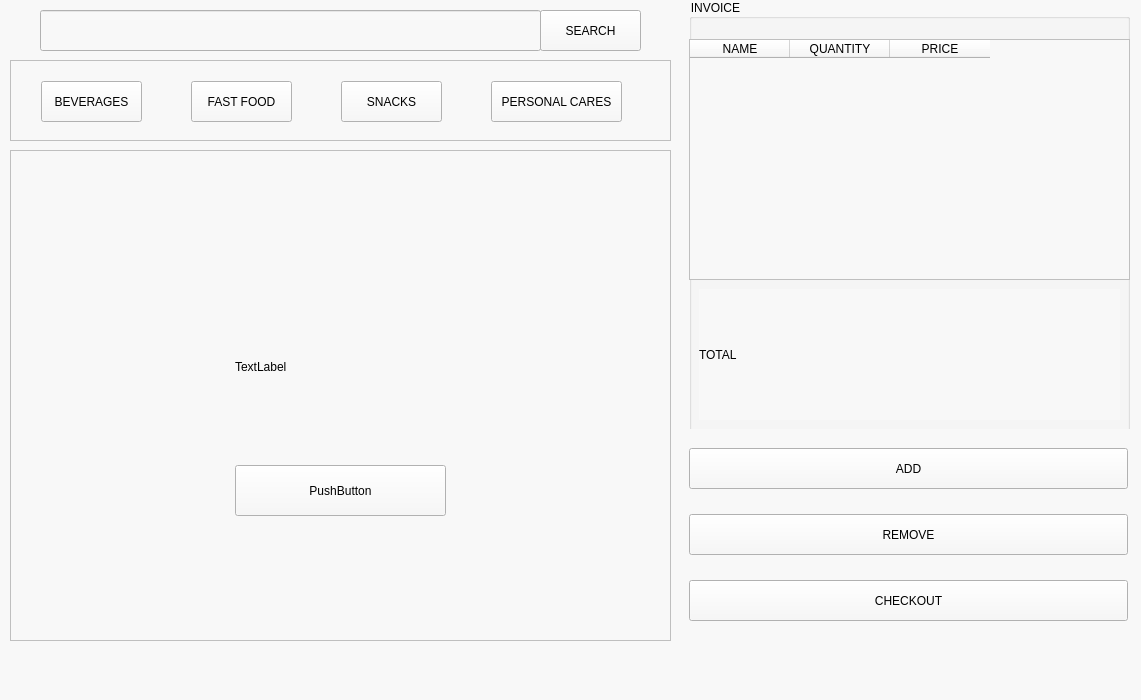
<?xml version="1.0" encoding="UTF-8"?>
<ui version="4.0">
 <class>MainWindow</class>
 <widget class="QMainWindow" name="MainWindow">
  <property name="geometry">
   <rect>
    <x>0</x>
    <y>0</y>
    <width>1141</width>
    <height>700</height>
   </rect>
  </property>
  <property name="sizePolicy">
   <sizepolicy hsizetype="Fixed" vsizetype="Expanding">
    <horstretch>0</horstretch>
    <verstretch>0</verstretch>
   </sizepolicy>
  </property>
  <property name="windowTitle">
   <string>MainWindow</string>
  </property>
  <property name="autoFillBackground">
   <bool>false</bool>
  </property>
  <property name="styleSheet">
   <string notr="true">background-color: #F8F8F8;</string>
  </property>
  <widget class="QWidget" name="centralwidget">
   <widget class="QPushButton" name="pushButton_SEARCH">
    <property name="enabled">
     <bool>true</bool>
    </property>
    <property name="geometry">
     <rect>
      <x>540</x>
      <y>10</y>
      <width>101</width>
      <height>41</height>
     </rect>
    </property>
    <property name="text">
     <string>SEARCH</string>
    </property>
   </widget>
   <widget class="QLineEdit" name="search_bar">
    <property name="geometry">
     <rect>
      <x>40</x>
      <y>10</y>
      <width>501</width>
      <height>41</height>
     </rect>
    </property>
   </widget>
   <widget class="QScrollArea" name="scrollArea">
    <property name="geometry">
     <rect>
      <x>10</x>
      <y>60</y>
      <width>661</width>
      <height>81</height>
     </rect>
    </property>
    <property name="widgetResizable">
     <bool>true</bool>
    </property>
    <widget class="QWidget" name="scrollContent1">
     <property name="geometry">
      <rect>
       <x>0</x>
       <y>0</y>
       <width>659</width>
       <height>79</height>
      </rect>
     </property>
     <widget class="QPushButton" name="pushButton_Beverages">
      <property name="geometry">
       <rect>
        <x>30</x>
        <y>20</y>
        <width>101</width>
        <height>41</height>
       </rect>
      </property>
      <property name="text">
       <string>BEVERAGES</string>
      </property>
     </widget>
     <widget class="QPushButton" name="pushButton_FastFood">
      <property name="geometry">
       <rect>
        <x>180</x>
        <y>20</y>
        <width>101</width>
        <height>41</height>
       </rect>
      </property>
      <property name="text">
       <string>FAST FOOD</string>
      </property>
     </widget>
     <widget class="QPushButton" name="pushButton_Snacks">
      <property name="geometry">
       <rect>
        <x>330</x>
        <y>20</y>
        <width>101</width>
        <height>41</height>
       </rect>
      </property>
      <property name="text">
       <string>SNACKS</string>
      </property>
     </widget>
     <widget class="QPushButton" name="pushButton_PersonalCares">
      <property name="geometry">
       <rect>
        <x>480</x>
        <y>20</y>
        <width>131</width>
        <height>41</height>
       </rect>
      </property>
      <property name="text">
       <string>PERSONAL CARES</string>
      </property>
     </widget>
    </widget>
   </widget>
   <widget class="QGroupBox" name="groupBox">
    <property name="geometry">
     <rect>
      <x>689</x>
      <y>-1</y>
      <width>441</width>
      <height>641</height>
     </rect>
    </property>
    <property name="title">
     <string>INVOICE</string>
    </property>
    <widget class="QTableWidget" name="cart_table">
     <property name="geometry">
      <rect>
       <x>0</x>
       <y>40</y>
       <width>441</width>
       <height>241</height>
      </rect>
     </property>
     <property name="layoutDirection">
      <enum>Qt::LeftToRight</enum>
     </property>
     <property name="styleSheet">
      <string notr="true">QTableWidget::item {
    text-align: center;
}
</string>
     </property>
     <property name="columnCount">
      <number>3</number>
     </property>
     <attribute name="horizontalHeaderVisible">
      <bool>true</bool>
     </attribute>
     <attribute name="horizontalHeaderCascadingSectionResizes">
      <bool>false</bool>
     </attribute>
     <attribute name="horizontalHeaderDefaultSectionSize">
      <number>100</number>
     </attribute>
     <attribute name="horizontalHeaderMinimumSectionSize">
      <number>24</number>
     </attribute>
     <attribute name="horizontalHeaderShowSortIndicator" stdset="0">
      <bool>false</bool>
     </attribute>
     <attribute name="horizontalHeaderStretchLastSection">
      <bool>false</bool>
     </attribute>
     <attribute name="verticalHeaderCascadingSectionResizes">
      <bool>false</bool>
     </attribute>
     <attribute name="verticalHeaderShowSortIndicator" stdset="0">
      <bool>false</bool>
     </attribute>
     <attribute name="verticalHeaderStretchLastSection">
      <bool>false</bool>
     </attribute>
     <column>
      <property name="text">
       <string>NAME</string>
      </property>
     </column>
     <column>
      <property name="text">
       <string>QUANTITY</string>
      </property>
     </column>
     <column>
      <property name="text">
       <string>PRICE</string>
      </property>
     </column>
    </widget>
    <widget class="QWidget" name="verticalLayoutWidget">
     <property name="geometry">
      <rect>
       <x>0</x>
       <y>430</y>
       <width>441</width>
       <height>211</height>
      </rect>
     </property>
     <layout class="QVBoxLayout" name="verticalLayout">
      <item>
       <widget class="QPushButton" name="pushButton_ADD">
        <property name="sizePolicy">
         <sizepolicy hsizetype="Preferred" vsizetype="Preferred">
          <horstretch>0</horstretch>
          <verstretch>0</verstretch>
         </sizepolicy>
        </property>
        <property name="maximumSize">
         <size>
          <width>439</width>
          <height>41</height>
         </size>
        </property>
        <property name="text">
         <string>ADD</string>
        </property>
       </widget>
      </item>
      <item>
       <widget class="QPushButton" name="pushButton_REMOVE">
        <property name="maximumSize">
         <size>
          <width>439</width>
          <height>41</height>
         </size>
        </property>
        <property name="text">
         <string>REMOVE</string>
        </property>
       </widget>
      </item>
      <item>
       <widget class="QPushButton" name="pushButton_CHECKOUT">
        <property name="maximumSize">
         <size>
          <width>439</width>
          <height>41</height>
         </size>
        </property>
        <property name="text">
         <string>CHECKOUT</string>
        </property>
       </widget>
      </item>
     </layout>
    </widget>
    <widget class="QWidget" name="horizontalLayoutWidget">
     <property name="geometry">
      <rect>
       <x>10</x>
       <y>290</y>
       <width>421</width>
       <height>131</height>
      </rect>
     </property>
     <layout class="QHBoxLayout" name="horizontalLayout">
      <item>
       <widget class="QLabel" name="label">
        <property name="text">
         <string>TOTAL</string>
        </property>
       </widget>
      </item>
      <item>
       <widget class="QLabel" name="label_total">
        <property name="text">
         <string/>
        </property>
       </widget>
      </item>
     </layout>
    </widget>
   </widget>
   <widget class="QScrollArea" name="scrollArea_products">
    <property name="geometry">
     <rect>
      <x>10</x>
      <y>150</y>
      <width>661</width>
      <height>491</height>
     </rect>
    </property>
    <property name="widgetResizable">
     <bool>true</bool>
    </property>
    <widget class="QWidget" name="scrollContent2">
     <property name="geometry">
      <rect>
       <x>0</x>
       <y>0</y>
       <width>659</width>
       <height>489</height>
      </rect>
     </property>
     <widget class="QWidget" name="gridLayoutWidget">
      <property name="geometry">
       <rect>
        <x>-1</x>
        <y>-1</y>
        <width>661</width>
        <height>491</height>
       </rect>
      </property>
      <layout class="QGridLayout" name="productContainer">
       <item row="0" column="0">
        <widget class="QFrame" name="productTemplate">
         <property name="enabled">
          <bool>true</bool>
         </property>
         <property name="sizePolicy">
          <sizepolicy hsizetype="Minimum" vsizetype="Expanding">
           <horstretch>0</horstretch>
           <verstretch>0</verstretch>
          </sizepolicy>
         </property>
         <property name="maximumSize">
          <size>
           <width>211</width>
           <height>241</height>
          </size>
         </property>
         <property name="frameShape">
          <enum>QFrame::StyledPanel</enum>
         </property>
         <property name="frameShadow">
          <enum>QFrame::Raised</enum>
         </property>
         <widget class="QWidget" name="verticalLayoutWidget_2">
          <property name="geometry">
           <rect>
            <x>0</x>
            <y>0</y>
            <width>211</width>
            <height>241</height>
           </rect>
          </property>
          <layout class="QVBoxLayout" name="verticalLayout_2">
           <item>
            <widget class="QLabel" name="label_image">
             <property name="maximumSize">
              <size>
               <width>211</width>
               <height>190</height>
              </size>
             </property>
             <property name="autoFillBackground">
              <bool>false</bool>
             </property>
             <property name="text">
              <string>TextLabel</string>
             </property>
             <property name="wordWrap">
              <bool>true</bool>
             </property>
            </widget>
           </item>
           <item>
            <widget class="QPushButton" name="pushButton_product">
             <property name="sizePolicy">
              <sizepolicy hsizetype="Minimum" vsizetype="Expanding">
               <horstretch>211</horstretch>
               <verstretch>51</verstretch>
              </sizepolicy>
             </property>
             <property name="maximumSize">
              <size>
               <width>211</width>
               <height>51</height>
              </size>
             </property>
             <property name="text">
              <string>PushButton</string>
             </property>
            </widget>
           </item>
          </layout>
         </widget>
        </widget>
       </item>
      </layout>
     </widget>
    </widget>
   </widget>
  </widget>
  <widget class="QMenuBar" name="menubar">
   <property name="geometry">
    <rect>
     <x>0</x>
     <y>0</y>
     <width>1141</width>
     <height>18</height>
    </rect>
   </property>
  </widget>
  <widget class="QStatusBar" name="statusbar"/>
 </widget>
 <resources/>
 <connections/>
</ui>
